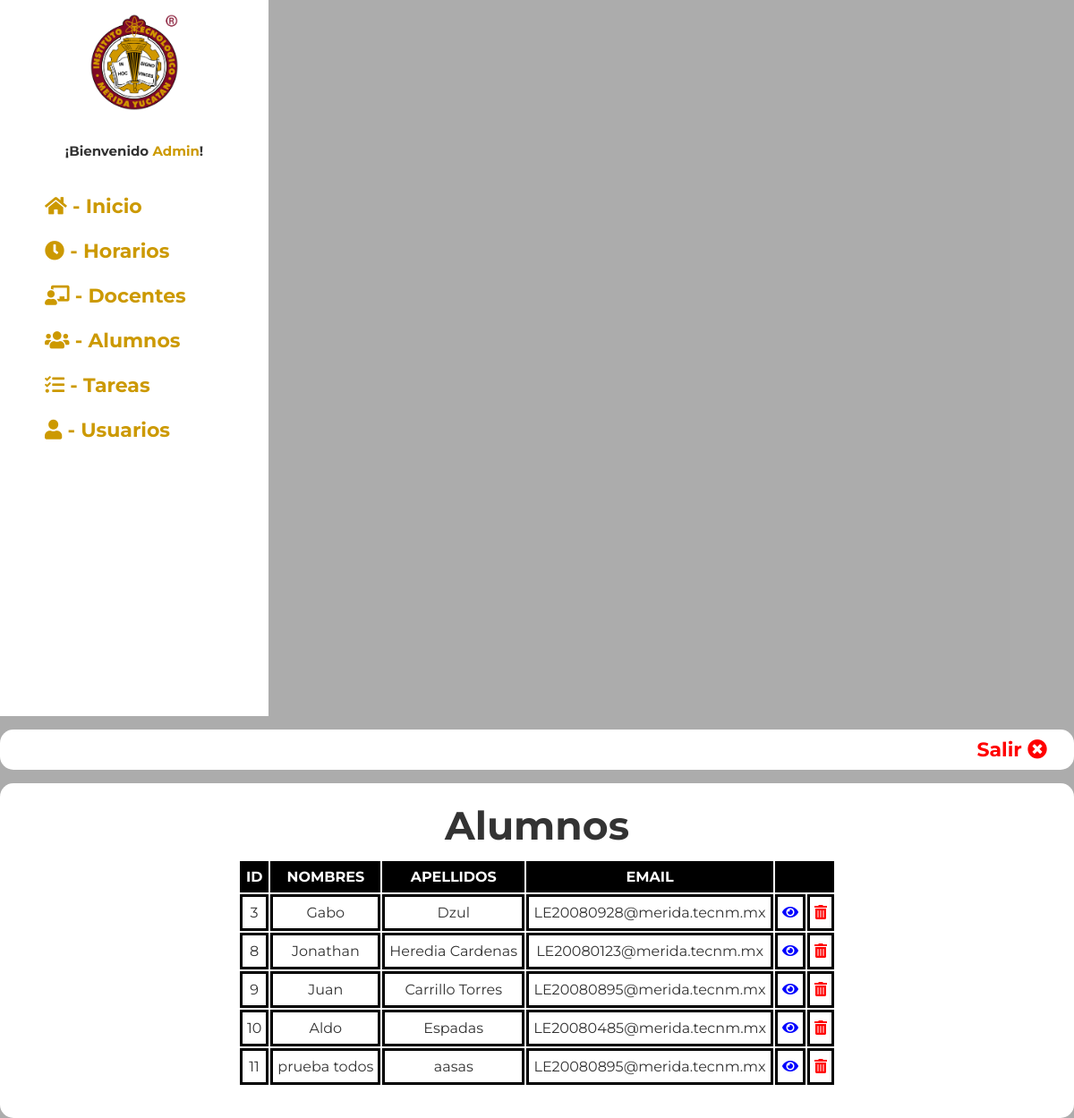
Before: /admin/usuarios2.php (signed in) with the older database file.
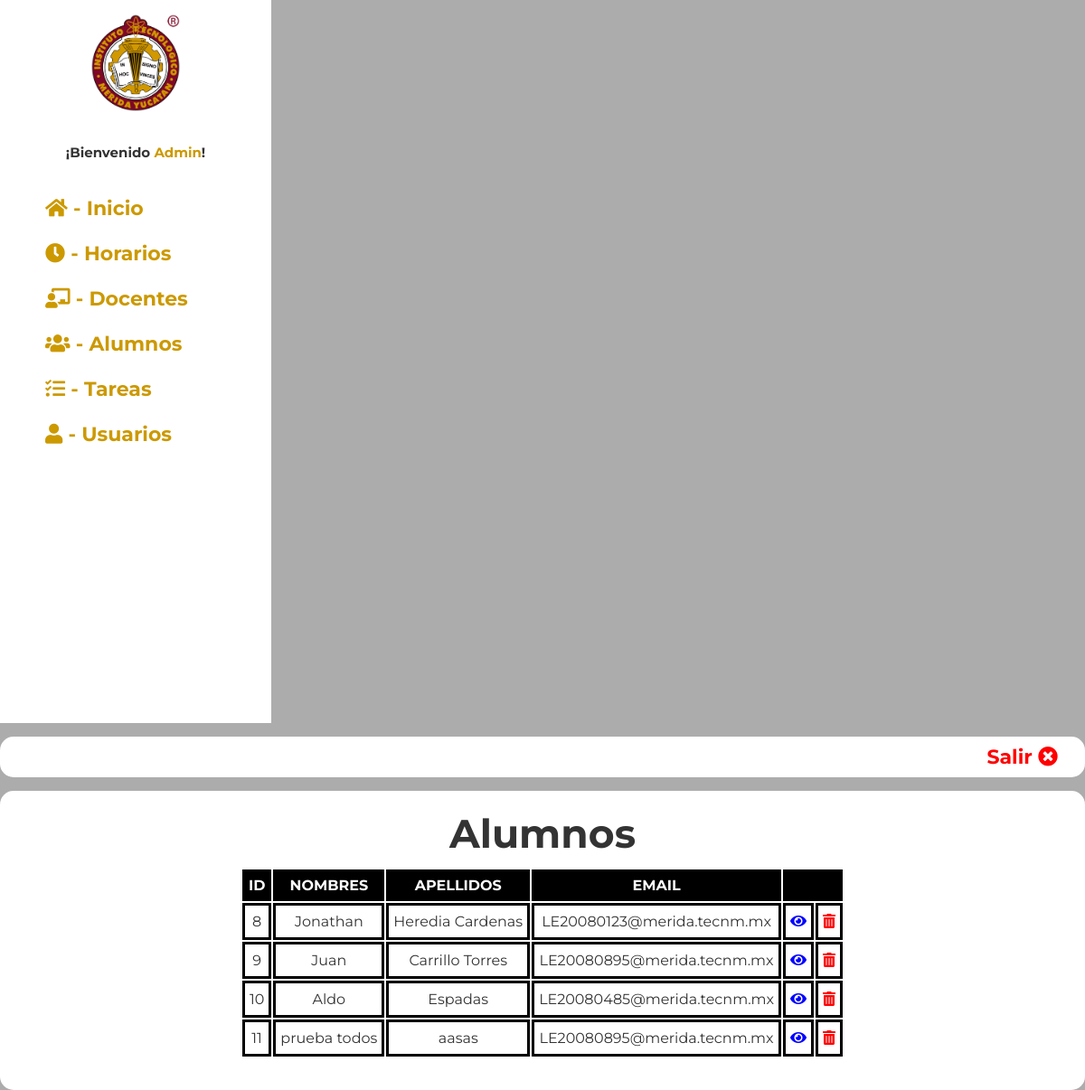
After: the same page with the newer database file.
### tables this page shows
CREATE TABLE `alumnos` (
  `id` int(5) NOT NULL,
  `nombres` varchar(255) DEFAULT NULL,
  `apellidos` varchar(255) DEFAULT NULL,
  `email` varchar(255) DEFAULT NULL,
  `contrasena` varchar(255) DEFAULT NULL,
  `matricula` varchar(9) DEFAULT NULL,
  `carrera` varchar(255) NOT NULL,
  `sexo` varchar(255) NOT NULL,
  `ingreso` int(3) NOT NULL,
  `rol` varchar(255) NOT NULL
);

### admin/usuarios2.php (the view, shortened to what this page needs)
<!DOCTYPE html>
<html lang="en">
<head>
    <link rel="stylesheet" href="https://cdnjs.cloudflare.com/ajax/libs/font-awesome/5.15.4/css/all.min.css"/>
    <link rel="stylesheet" href="styles.css"/>
</head>
<body class="panel">
    <div class="contenedor">
        <?php include "menu_panel.php"?>
        <div class="cont_panel">
            <div class="header_panel">
                <a href="salir.php">Salir <i class="fas fa-times-circle"></i></a>
            </div>
            <div class="info_panel">
                <h1>Alumnos</h1>
                <br>
                <div class="cont_info">
                <table class="tablaspanel">
                        <tr>
                            <th>ID</th>
                            <th>NOMBRES</th>
                            <th>APELLIDOS</th>
                            <th>EMAIL</th>
                            <th colspan="2"></th>
                        </tr>
                        <?php require "conexion.php";
                        $todos_datos = "SELECT * FROM alumnos WHERE id > 1 ORDER BY id ASC";
                        $resultado = mysqli_query($conectar, $todos_datos);
                        while ($fila = mysqli_fetch_assoc($resultado)){
                        ?>
                            <tr>
                                <td><?php echo $fila['id']; ?></td>
                                <td>
                                    <?php echo $fila['nombres']; ?>
                                </td>
                                <td><?php echo $fila['apellidos']; ?></td>
                                <td><?php echo $fila['email']; ?></td>
                                <td><a class="ver_u" href="ver_alumno.php?id=<?php echo $fila['id']; ?>"><i class="fas fa-eye"></i></a></td>
                                <td><a class="eliminar" href="#" onClick="validar('eliminar_usuario2.php?id=<?php echo $fila['id']; ?>')"><i class="fas fa-trash-alt"></i></a></td>
                            </tr>
                        <?php }?>
                    </table>
                </div>
            </div>
        </div>
    </div>
</body>
</html>

Changed rows visible on the page:
removed alumnos: id "3", nombres "Gabo", apellidos "Dzul", email "LE20080928@merida.tecnm.mx"
